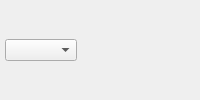
<?xml version="1.0" encoding="UTF-8"?>
<ui version="4.0">
 <class>InventoryExpressionGroupWidget</class>
 <widget class="QWidget" name="InventoryExpressionGroupWidget">
  <property name="windowTitle">
   <string>Form</string>
  </property>
  <layout class="QHBoxLayout" name="horizontalLayout">
   <property name="leftMargin">
    <number>5</number>
   </property>
   <property name="topMargin">
    <number>0</number>
   </property>
   <property name="rightMargin">
    <number>5</number>
   </property>
   <property name="bottomMargin">
    <number>0</number>
   </property>
   <item>
    <widget class="QComboBox" name="logic"/>
   </item>
   <item>
    <widget class="QLabel" name="text">
     <property name="text">
      <string/>
     </property>
    </widget>
   </item>
   <item>
    <spacer name="horizontalSpacer">
     <property name="orientation">
      <enum>Qt::Horizontal</enum>
     </property>
     <property name="sizeHint" stdset="0">
      <size>
       <width>40</width>
       <height>20</height>
      </size>
     </property>
    </spacer>
   </item>
  </layout>
 </widget>
 <resources/>
 <connections/>
</ui>
